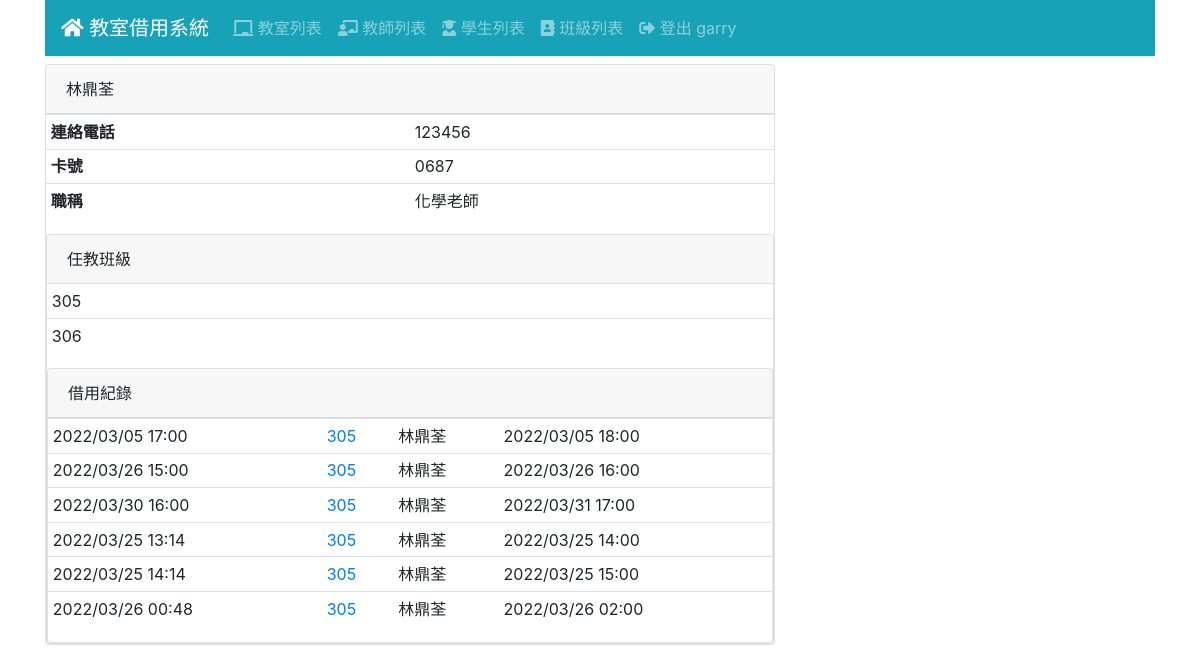
Screenshot of /teacher/1/ (signed in) with the database file from the repository.
### teacher/models.py (models this page shows, shortened)
class Teacher(Model):
    realname = CharField('姓名', max_length=32)
    tea_classes=models.ManyToManyField(Classes)
    tel = CharField('連絡電話', max_length=10)
    role= CharField('職稱', max_length=20)  #ex:訓育組長、教務主任、高中部數學老師
    cardid= CharField('卡號', max_length=30)

### classes/models.py (models this page shows)
class Classes(Model):
    name = CharField('班級名稱', max_length=30)
    def __str__(self):
        return "{}".format(
            self.name
        )

### log/models.py (models this page shows, shortened)
class Log(Model):
    ST_OPTIONS = [
        (0,'即將使用'),
        (1,'使用中'),
        (2,'使用完畢')
    ]
    teacher = ForeignKey(Teacher, CASCADE)
    room = ForeignKey(Room, CASCADE)
    classes = ForeignKey(Classes, CASCADE)
    reserve = DateTimeField('登記時間', null=True)
    end = DateTimeField('結束使用時間', null=True)
    workstatus = IntegerField('資料狀態', default=0 , choices=ST_OPTIONS)

### room/models.py (models this page shows)
class Room(Model):
    ST_OPTIONS = [
        (0,'使用中'),
        (1,'開放使用')
    ]
    name = CharField('教室名稱', max_length=48)
    preface = ImageField('教室圖片', blank=True)
    detail = TextField('詳細資訊', blank=True)
    status = IntegerField('狀態', default=0 , choices=ST_OPTIONS)

### teacher/views.py (the view)
# urls.py: path('<int:pk>/', TeacherView.as_view(), name='teacher_view'),
class TeacherView(LoginRequiredMixin, DetailView):
    model = Teacher
    def get_context_data(self, **kwargs):
        context=super().get_context_data(**kwargs)
        classes=Teacher.objects.filter(id=self.kwargs['pk'])
        tea_classes=classes[0]
        context['tea_classes']=tea_classes.tea_classes.all
        return context

### templates/teacher/teacher_detail.html (shortened to what this page needs)
{% extends "base.html" %}
{% block content %}
<div id="teacher-detail">
  <div class="row">
    <div class="col-md-8">
      <div class="card">
        <div class="card-header">
          {{ teacher.realname }}
        </div>
        <table class="table table-sm">
          <tr>
            <th>連絡電話</th>
            <td>{{ teacher.tel }}</td>
          </tr>
          <tr>
            <th>卡號</th>
            <td>{{ teacher.cardid }}</td>
          </tr>
          <tr>
            <th>職稱</th>
            <td>{{ teacher.role }}</td>
          </tr>
        </table>
        <div class="card">
            <div class="card-header">
              <th>任教班級</th>
            </div>
          <table class="table table-sm">
            <tr>
                {% for classes_list in tea_classes %}
                <tr>
                <td>{{ classes_list }}</td>
                </tr>
                {% endfor %}
            </tr>
          </table>
        <div class="card">
            <div class="card-header">
            <th>借用紀錄</th>
            </div>
            <table class="table table-sm">
              <tr>
                  {% for log in teacher.log_set.all %}
                    <tr>
                      <td>{{ log.reserve|date:"Y/m/d H:i" }}</td>
                        <td>
                          <a href="{% url 'room_view' log.room.id %}">
                          {{ log.room.name }}
                          </a>
                        </td>
                        <td>
                          {{ log.teacher.realname }}
                        </td>
                      <td>{{ log.end|date:"Y/m/d H:i" }}</td>
                    </tr>
                  {% endfor %}
              </tr>
            </table>
          </div>
      </div>
    </div>
  </div>
</div>
{% endblock %}

### templates/navbar.html (shortened to what this page needs)
<nav class="navbar navbar-expand-md navbar-dark bg-info mb-2">
    <a class="navbar-brand" href="/"><i class="fas fa-home"></i> 教室借用系統</a>
    <div class="collapse navbar-collapse" id="navbarNav">
      <ul class="navbar-nav">
        <li class="nav-item">
            <a href="{% url 'room_list' %}" class="nav-link">
              <i class="fas fa-chalkboard"></i> 教室列表
            </a>
        </li>
        {% if user.is_authenticated %}
        <li class="nav-item">
          <a href="{% url 'teacher_list' %}" class="nav-link">
            <i class="fas fa-chalkboard-teacher"></i> 教師列表
          </a>
        </li>
        <li class="nav-item">
          <a href="{% url 'student_list' %}" class="nav-link">
            <i class="fas fa-user-graduate"></i> 學生列表
          </a>
        </li>
        <li class="nav-item">
          <a href="{% url 'classes_list' %}" class="nav-link">
            <i class="fas fa-address-book"></i> 班級列表
          </a>
        </li>
        <li class="nav-item">
          <a href="{% url 'logout' %}" class="nav-link">
            <i class="fas fa-sign-out-alt"></i> 登出 {{ user.username }}
          </a>
        </li>
        {% else %}
        <li class="nav-item">
          <a href="{% url 'login' %}" class="nav-link">
            <i class="fas fa-sign-in-alt"></i>登入
          </a>
        </li>
        {% endif %}
      </ul>
    </div>
  </nav>

### rows the page displays
Teacher: realname "林鼎荃", tel "123456", cardid "0687", role "化學老師"
Classes: name "305"
Classes: name "306"
Log: reserve "2022/03/05 17:00", room.name "305", teacher.realname "林鼎荃", end "2022/03/05 18:00"
Log: reserve "2022/03/26 15:00", room.name "305", teacher.realname "林鼎荃", end "2022/03/26 16:00"
Log: reserve "2022/03/30 16:00", room.name "305", teacher.realname "林鼎荃", end "2022/03/31 17:00"
Log: reserve "2022/03/25 13:14", room.name "305", teacher.realname "林鼎荃", end "2022/03/25 14:00"
Log: reserve "2022/03/25 14:14", room.name "305", teacher.realname "林鼎荃", end "2022/03/25 15:00"
Log: reserve "2022/03/26 00:48", room.name "305", teacher.realname "林鼎荃", end "2022/03/26 02:00"

### other values shown
{{ user.username }} "garry"
